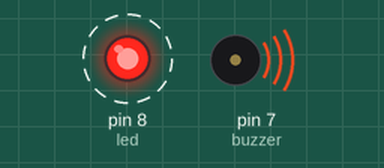
Recording of a sketch running on a simulated Arduino Uno, built with avr-gcc and run on an emulated ATmega328P. Parts: output pins drawn as LEDs (lit = HIGH), buzzer (waves = sounding). Dashed ring = blinking.

Above: at 0.5 s.
Timing chart, 0 to 4.6 s (numbered marks = the images above):
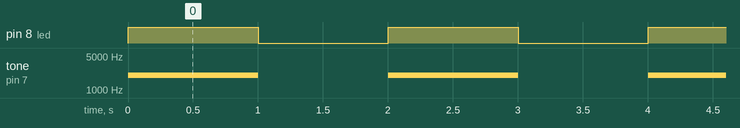

The sketch:

sketch.ino
```cpp
#define led 8
#define buzzer 7

void setup()
{
    pinMode(led, OUTPUT);
    pinMode(buzzer, OUTPUT);
}

void loop()
{
    digitalWrite(led, HIGH);
    tone(buzzer, 2000);
    delay(1000);
    digitalWrite(led, LOW);
    noTone(buzzer);
    delay(1000);
}
```

Measured:
- by itself, pin 8 (led): alternates HIGH for 1.0 s and LOW for 1.0 s
- by itself, tone on pin 7 (buzzer): alternates 2000 Hz for 1.0 s and silent for 1.0 s
